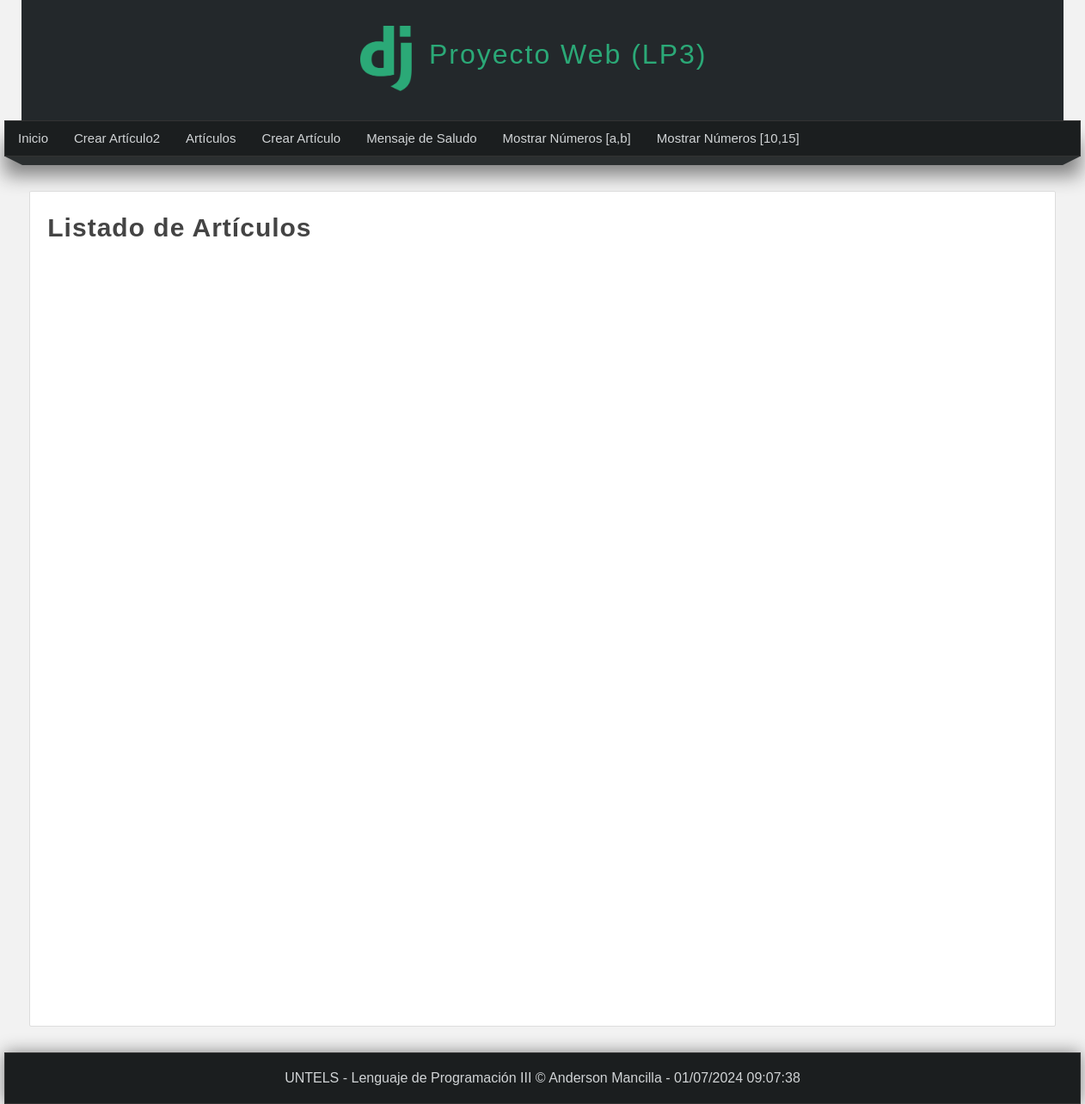
Before: /listar-articulos/ with the older database file.
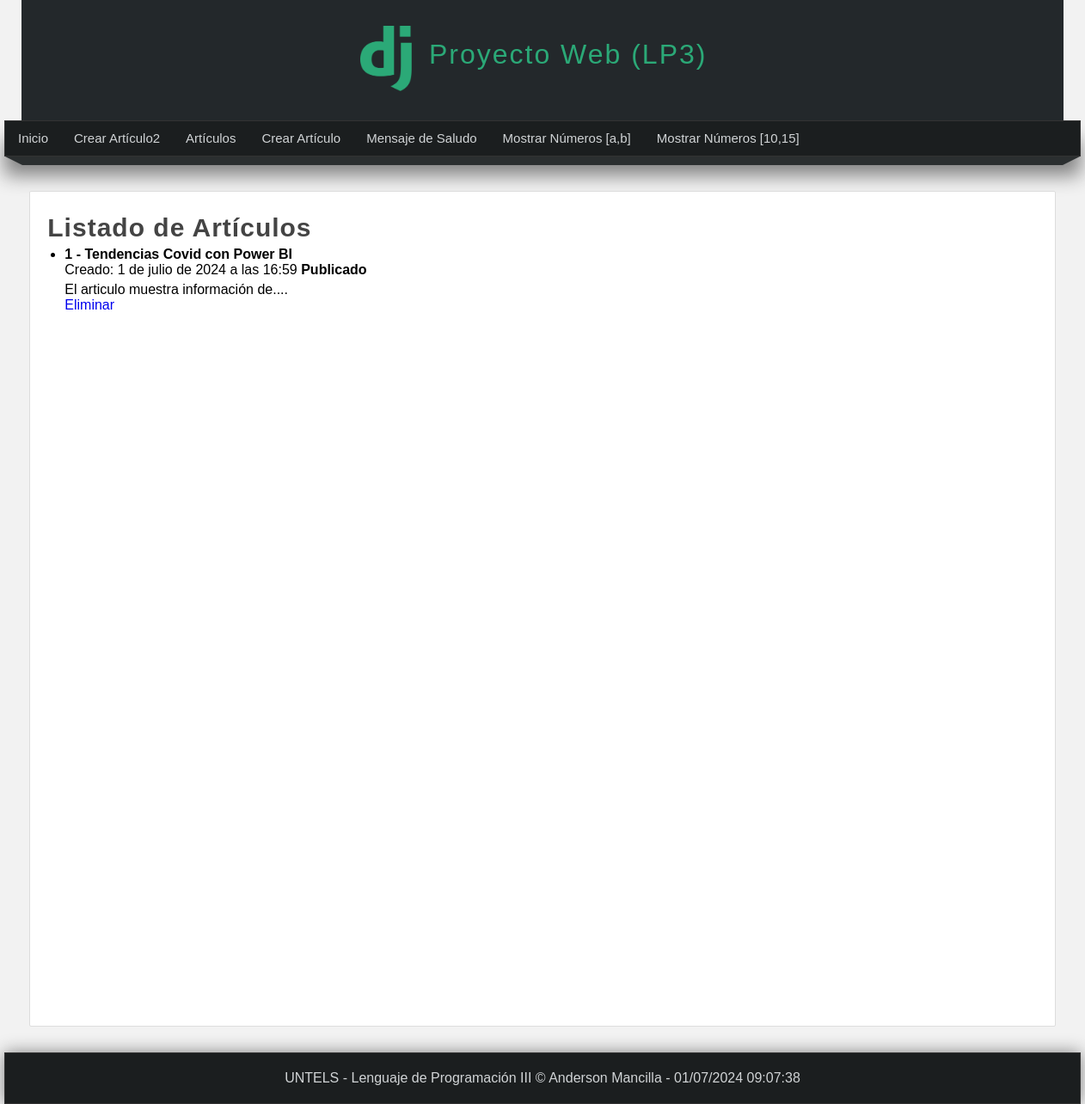
After: the same page with the newer database file.
### miapp/models.py (models this page shows, shortened)
class Articulo(models.Model):
    titulo = models.CharField(max_length=150, verbose_name="Título")
    contenido = models.TextField(verbose_name="Contenido")
    imagen = models.ImageField(default='null', verbose_name="Miniatura", upload_to="articulos")
    publicado = models.BooleanField(verbose_name="¿Publicado?")
    creado = models.DateTimeField(auto_now_add=True, verbose_name="Creado")
    actualizado = models.DateTimeField(auto_now=True, verbose_name="Editado")
    class Meta:
        verbose_name = "Artículo"
        verbose_name_plural = "Artículos"
        ordering = ['-titulo', 'publicado']

### miapp/views.py (the view)
# urls.py: path('listar-articulos/',views.listar_articulos,name="listar_articulos"),
def listar_articulos(request):
    articulos = Articulo.objects.all();
    """articulos = Articulo.objects.filter(
        Q(titulo__contains="Py") |
        Q(titulo__contains="Hab")
    )"""
    return render(request, 'listar_articulos.html',{
        'articulos': articulos,
        'titulo': 'Listado de Artículos'
    })

### miapp/templates/listar_articulos.html (shortened to what this page needs)
{% extends 'layout.html' %}
{% block content %}
    <h1 class="title">{{titulo}} </h1>
    <ul>
        {% for articulo in articulos %}
            <li>
                <h4>{{articulo.id}} - {{articulo.titulo}}</h4>
                    <span>Creado: {{articulo.creado}}</span>
                    {% if articulo.publicado %}
                        <strong> Publicado </strong>
                    {% else %}
                        <strong> No Publicado/En Revisión </strong>
                    {% endif %}
                    <p>
                    {{articulo.contenido}}<br>
                    <a href="{% url 'eliminar_articulo' id=articulo.id %}">Eliminar</a>
                </p>
            </li>
        {% endfor %}
    </ul>
{% endblock %}

### miapp/templates/layout.html (shortened to what this page needs)
<!DOCTYPE html>
<html lang="es">
    <head>
        {% load static %}
        <link rel="stylesheet" type="text/css" href="{% static 'css/style.css' %}" />
    </head>
    <body>
        <header>
            <div id="logotipo">
                <img src="{% static 'images/LogoDJango.png' %}" />
                <h1>Proyecto Web (LP3)</h1>
            </div>
        </header>
        <nav>
            <ul>
                <li>
                    <a href="{% url 'inicio' %}"> Inicio</a>
                </li>
                <li>
                    <a href="{% url 'create_full_articulo' %}"> Crear Artículo2</a>
                </li>
                <li>
                    <a href="{% url 'listar_articulos' %}"> Artículos</a>
                 </li>
                 <li>
                    <a href="{% url 'create_articulo' %}"> Crear Artículo</a>
                 </li>
                 <li>
                    <a href="{% url 'saludo' %}"> Mensaje de Saludo</a>
                </li>
                <li>
                    <a href="{% url 'rango' %}"> Mostrar Números [a,b]</a>
                </li>
                <li>
                    <a href="{% url 'rango2' %}"> Mostrar Números [10,15]</a>
                </li>
            </ul>
        </nav>
        <div class="barra">
            <span class="esquina-izquierda"></span>
            <span class="relleno-barra"></span>
            <span class="esquina-derecha"></span>
        </div>
        <div id="content">
            <div class="box">
                {% block content %}{% endblock %}
            </div>
        </div>
        <footer>
            UNTELS - Lenguaje de Programación III &copy; Anderson Mancilla - {% now "d/m/Y h:m:s" %}
        </footer>
    </body>
</html>

### miapp/static/css/style.css (style rules this page uses)
* { margin: 0px; padding: 0px; font-family: Arial, Helvetica, sans-serif; text-decoration: none; }
.box p, .box h2, .box h3, .box ul { margin-bottom: 5px; margin-top: 5px; }
.box ul, .box ol { margin-left: 20px; margin-bottom: 10px; }
.box { background: white; width: 95%; min-height: 930px; padding: 20px; border: 1px solid #ddd; border-radius: 2px; margin: 0 auto; }
body { background-color: #f2f2f2; }
header { width: 1212px; height: 140px; background-color: #23282B; margin: 0 auto; }
#logotipo { width: 35%; height: 130px; margin: 0 auto; padding-top: 10px; }
#logotipo img { display: block; width: 60px; float: left; margin-top: 20px; }
#logotipo h1 { display: block; float: left; margin-top: 35px; margin-left: 20px; letter-spacing: 2px; font-weight: lighter; color: #2ba977; }
nav { width: 1250px; height: 40px; margin: 0 auto; background-color: #1B1E1F; border: 1px solid #333333; box-shadow: 0px 22px 22px gray; font-size: 15px; }
nav ul { list-style: none; text-decoration: none; }
nav ul li { line-height: 40px; float: left; }
nav ul li a { display: block; padding-left: 15px; padding-right: 15px; color: #d1d4d6; }
.barra { width: 1250px; margin: 0 auto; }
.esquina-izquierda { display: block; border-left: 20px solid transparent; border-top: 10px solid #2B2F30; float: left; }
.esquina-derecha { display: block; border-right: 20px solid transparent; border-top: 10px solid #2B2F30; float: right; }
.relleno-barra { display: block; width: 1210px; height: 10px; background: #2B2F30; float: left; }
#content { width: 1212px; min-height: 930px; margin: 0 auto; margin-bottom: 30px; margin-top: 40px; }
.title { color: #444; letter-spacing: 1px; font-size: 30px; margin-bottom: 4px; margin-top: 5px; }
footer { width: 1250px; background-color: #1B1E1F; border: 1px solid #333; color: #d1d4d6; text-align: center; margin: 0 auto; padding-top: 20px; padding-bottom: 20px; box-shadow: 0px 0px 20px gray; }

Changed rows visible on the page:
added Articulo: id "1", titulo "Tendencias Covid con Power BI", creado "1 de julio de 2024 a las 16:59", publicado "Publicado", contenido "El articulo muestra información de...."
